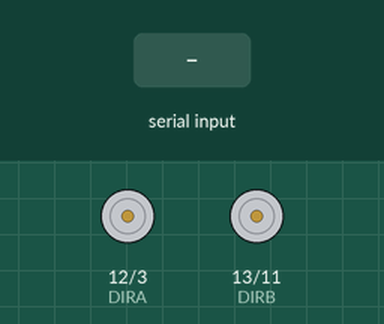
A sketch run on a simulated Arduino Uno, built with avr-gcc and run on an emulated ATmega328P. Shown: direction and speed pins drawn as motors (green arrow = direction pin HIGH = forward, orange = LOW = backward, longer = more drive). The test bench sets the inputs (shaded band). What the sketch prints to the serial monitor is not drawn.

Above: at 1.2 s.
1.3 s: "f" received over Serial
At 2.3 s:
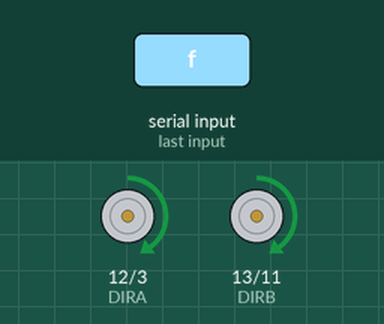
2.8 s: "b" received over Serial
At 3.8 s:
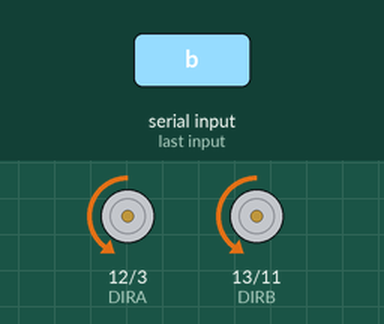
4.8 s: "l" received over Serial
At 6.5 s:
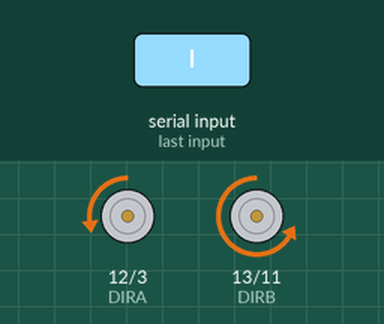
6.8 s: "r" received over Serial
At 8.0 s:
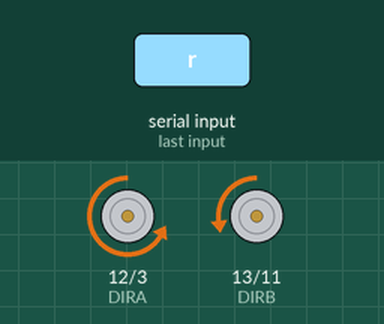
8.8 s: "e" received over Serial
At 9.6 s:
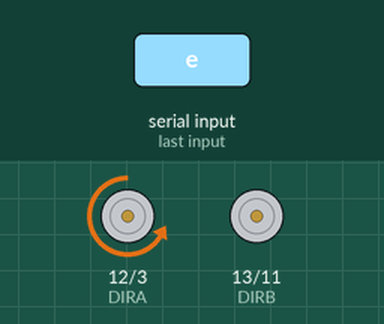
10.8 s: "d" received over Serial
At 12.3 s:
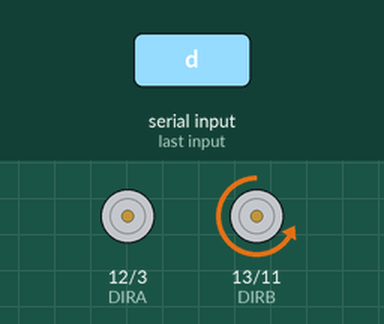
Timing chart, 0 to 13.8 s (numbered marks = the images above; inputs shaded):
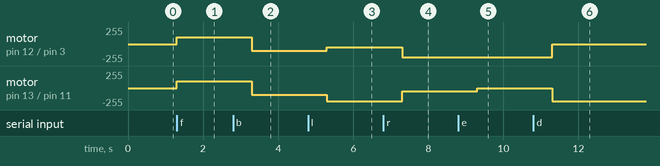

Measured:
- after the input at 1.3 s, motor on pin 12 (DIRA) / pin 3 (PWMA), motor on pin 13 (DIRB) / pin 11 (PWMB): stopped → forward 100/255 at once
- after the input at 2.8 s, motor on pin 12 (DIRA) / pin 3 (PWMA), motor on pin 13 (DIRB) / pin 11 (PWMB): forward 100/255 → backward 100/255 after 0.50 s
- after the input at 4.8 s, motor on pin 12 (DIRA) / pin 3 (PWMA): backward 100/255 → backward 50/255 after 0.50 s; motor on pin 13 (DIRB) / pin 11 (PWMB): backward 100/255 → backward 200/255 after 0.50 s
- after the input at 6.8 s, motor on pin 12 (DIRA) / pin 3 (PWMA): backward 50/255 → backward 200/255 after 0.50 s; motor on pin 13 (DIRB) / pin 11 (PWMB): backward 200/255 → backward 50/255 after 0.50 s
- after the input at 8.8 s, motor on pin 13 (DIRB) / pin 11 (PWMB): backward 50/255 → stopped after 0.50 s
- after the input at 10.8 s, motor on pin 12 (DIRA) / pin 3 (PWMA): backward 200/255 → stopped after 0.50 s; motor on pin 13 (DIRB) / pin 11 (PWMB): stopped → backward 200/255 after 0.50 s

The sketch:

ArdumotoSample.ino
```cpp
// Clockwise and counter-clockwise definitions.
// Depending on how you wired your motors, you may need to swap.
#define CW  0
#define CCW 1

// Motor definitions to make life easier:
#define MOTOR_A 0
#define MOTOR_B 1

#define STOP 's'
#define FOWARD 'f'
#define BACKWARD 'b'
#define LEFT 'l'
#define RIGHT 'r'
#define TURN_LEFT 'e'
#define TURN_RIGHT 'd'

const byte PWMA = 3;  // PWM control (speed) for motor A
const byte PWMB = 11; // PWM control (speed) for motor B
const byte DIRA = 12; // Direction control for motor A
const byte DIRB = 13; // Direction control for motor B

char incoming = 'n';

void setup()
{
  Serial.begin(9600);
  setupArdumoto();
}

void loop()
{

  if (Serial.available()){

    incoming = Serial.read();
    switch(incoming){
      case 'f':
        driveArdumoto(MOTOR_A, CCW, 100);
        driveArdumoto(MOTOR_B, CCW, 100);
      break;
      case 'b':
        driveArdumoto(MOTOR_A, CW, 100);
        driveArdumoto(MOTOR_B, CW, 100);
      break;
      case 'l':
        analogWrite(PWMA, 50);
        analogWrite(PWMB, 200);
      break;
      case 'r':
        analogWrite(PWMA, 200);
        analogWrite(PWMB, 50);
      break;
      case 'e':
         stopArdumoto(MOTOR_A);
         stopArdumoto(MOTOR_B);
         driveArdumoto(MOTOR_A, CW, 200);
      break;
      case 'd':
         stopArdumoto(MOTOR_A);
         stopArdumoto(MOTOR_B);
         driveArdumoto(MOTOR_B, CW, 200);
      break;
      default:
        stopArdumoto(MOTOR_A);
        stopArdumoto(MOTOR_B);
    }
    delay(1000);
    if(incoming != 'q'){
      Serial.write(incoming);
    }
    delay(1000);

  }
}

// driveArdumoto drives 'motor' in 'dir' direction at 'spd' speed
void driveArdumoto(byte motor, byte dir, byte spd)
{
  if (motor == MOTOR_A)
  {
    digitalWrite(DIRA, dir);
    analogWrite(PWMA, spd);
  }
  else if (motor == MOTOR_B)
  {
    digitalWrite(DIRB, dir);
    analogWrite(PWMB, spd);
  }
}

// stopArdumoto makes a motor stop
void stopArdumoto(byte motor)
{
  driveArdumoto(motor, 0, 0);
}

// setupArdumoto initialize all pins
void setupArdumoto()
{
  // All pins should be setup as outputs:
  pinMode(PWMA, OUTPUT);
  pinMode(PWMB, OUTPUT);
  pinMode(DIRA, OUTPUT);
  pinMode(DIRB, OUTPUT);

  // Initialize all pins as low:
  digitalWrite(PWMA, LOW);
  digitalWrite(PWMB, LOW);
  digitalWrite(DIRA, LOW);
  digitalWrite(DIRB, LOW);
}
```
